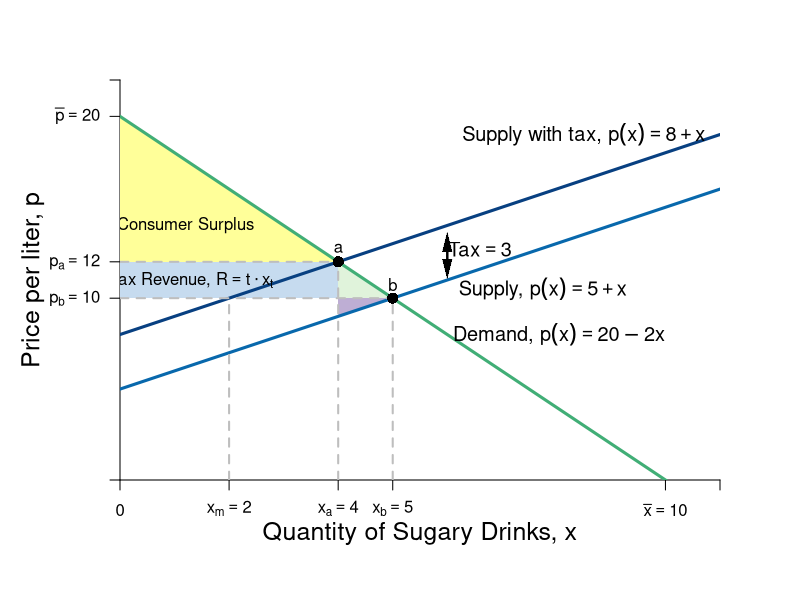

The R script that drew this image:
require(shape)
pdf(file = "indmarketdemand/sugar_tax.pdf", width = 9, height = 7)

#Set parameters for graphics
axislabelsize <- 1.5
labelsize <- 1.2
graphlinewidth <- 3
segmentlinewidth <- 2

COL <- c("#7fc97f", "#beaed4", "#fdc086", "#ffff99", "#386cb0", "#f0027f", "#bf5b17", "#666666")
COLA <- c("#e0f3db", "#99d8c9","#66c2a4","#41ae76", "#238b45", "#005824")
COLB <- c("#c6dbef", "#4eb3d3", "#2b8cbe", "#0868ac","#084081")
COLC <- c("#fcfbfd", "#efedf5", "#dadaeb", "#bcbddc", "#9e9ac8", "#807dba", "#6a51a3", "#54278f", "#3f007d")

par(mar =  c(6, 6, 4, 4))

mrsA <- function(x, rmax = 20, xmax = 10) {
  rmax - (rmax/xmax)*x
}

uA <- function(x, y, rmax = 20, xmax = 10) {
  y + rmax*x - (1/2)(rmax/xmax)*x^2
}

Qs <- function(x, tax = 0){
  x + 5 + tax
}

Qs_tax<- function(x, tax = 3){
  x + 5 + tax
}

xlims <- c(0, 11)
ylims <- c(0, 22)

npts <- 501 
x <- seq(xlims[1], xlims[2], length.out = npts)
y <- seq(ylims[1], ylims[2], length.out = npts) 
a <- c(46.08, 55, 64)
b <- c(46.08, 55, 64)

plot(0, 0, xlim = xlims, ylim = ylims, type = "n",
     xlab = expression(paste("")),
     ylab = expression(paste("")), 
     xaxt = "n", 
     yaxt = "n", 
     cex.lab = axislabelsize, 
     bty = "n",
     xaxs="i", 
     yaxs="i")

# ticksy <- seq(from = 0, to = ylims[2], by = 2)
# ylabels <- seq(from = 0, to = ylims[2], by = 2)
# ticksx <- seq(from = 0, to = xlims[2], by = 2)
# xlabels <- seq(from = 0, to = xlims[2], by = 2)
ticksy <- c(0, 10, 12, 20, ylims[2])
ylabels <- c(NA, expression(paste(p[b] == 10)), expression(paste(p[a] == 12)), expression(paste(bar(p) == 20)), NA)
ticksx <- c(0, 2, 4, 5, 10, xlims[2])
xlabels <- c(0, expression(paste(x["m"]) == 2),expression(paste(x[a]) == 4), expression(paste(x[b]) == 5), expression(paste(bar(x)==10)), NA)

axis(1, at = ticksx, pos = 0, labels = xlabels)
axis(2, at = ticksy, pos = 0, labels = ylabels, las = 1)

npts <- 500 
xx1 <- seq(xlims[1], xlims[2], length.out = npts)

# Tax Rev Q
xpoly <- c(4, 4, 5)
ypoly <- c(9, 10, 10)
polygon(x = xpoly, y = ypoly, col = COL[2], density=NULL, border = NA)

# Tax Rev P 
xpoly1 <- c(0, 4, 4, 0)
ypoly1 <- c(10, 10, 12, 12)
polygon(x = xpoly1, y = ypoly1, col = COLB[1], density=NULL, border = NA)

# DWL
xpoly2 <- c(4, 5, 4) 
ypoly2 <- c(10, 10, 12) # Change y1 to 10 to meet gray line
polygon(x = xpoly2, y = ypoly2, col = COLA[1], density=NULL, border = NA)

# CS 
xpoly3 <- c(0, 0, 4)
ypoly3 <- c(12, 20, 12)
polygon(x = xpoly3, y = ypoly3, col = COL[4], density=NULL, border = NA)


#Lines for mrs graph
lines(xx1, mrsA(xx1, rmax = 20, xmax = 10), col = COLA[4], lwd = graphlinewidth)

lines(xx1, Qs(xx1), col = COLB[4], lwd = graphlinewidth)
lines(xx1, Qs_tax(xx1), col = COLB[5], lwd = graphlinewidth)

# Market Price
segments(0, 12, 4, 12, lty = 2, col = "gray" , lwd = segmentlinewidth) 
segments(0, 10, 5, 10, lty = 2, col = "gray" , lwd = segmentlinewidth)

# Vert Seg from Q 
segments(5, 0, 5, 10, lty = 2, col = "gray" , lwd = segmentlinewidth)
segments(4, 0, 4, 12, lty = 2, col = "gray" , lwd = segmentlinewidth)

# Q*
segments(2, 0, 2, 10, lty = 2, col = "gray" , lwd = segmentlinewidth)

#Label axes
mtext(expression(paste("Quantity of Sugary Drinks, ", x)), side=1, line = 2.5, cex = axislabelsize)
text(-1.6, 0.5*ylims[2], expression(paste("Price per liter, ", p)), xpd = TRUE, cex = axislabelsize, srt = 90) 

#Label i
points(5, 10, pch = 16, col = "black", cex = 1.5)
text(5, 10.75, expression(b))

#Label g
points(4, 12, pch = 16, col = "black", cex = 1.5)
text(4, 12.75, expression(a))

#segments(4.11765, 6.17647, 5.88, 8.88, lty = 1, col = COL[2] , lwd = graphlinewidth)
text(8.5, 19, expression(paste("Supply with tax, ", p(x) == 8 + x)), cex = labelsize)
text(7.75, 10.5, expression(paste("Supply, ", p(x) == 5 + x)), cex = labelsize)
#text(7.3, 2.5, expression("Curve"))
#Arrows(7.3, 3.5, 7.3, 6.1, col = "black", lty = 1, lwd = 2, arr.type = "triangle", arr.lwd = 0.5)

#Label mrs function
text(8.05, 8, expression(paste("Demand, ", p(x) == 20 - 2*x)), cex = labelsize)
#Arrows(10, 7.5, 10, 5, col = "black", lty = 1, lwd = 2, arr.type = "triangle", arr.lwd = 0.5)

#Label satiation
#text(20, 3.5, expression(paste(x[max] == "Point")))
#text(20, 3, expression(paste("of Satiation")))
#Arrows(20, 2.5, 20, 0.5, col = "black", lty = 1, lwd = 2, arr.type = "triangle", arr.lwd = 0.5)

#Label highest willingness to pay
#text(1.25, 15, expression(paste("Consumer Surplus" )))
#text(1.25, 13.5, expression(paste(cs[t]==frac(1, 2)*bgroup("(",r[max] - p[t],")")*x)))
#text(2.5, 19, expression(paste(CS==frac(1, 2)*bgroup("(",20 - 12,")")*4, phantom()== 16)))
#Arrows(2, 18, 2, 13, col = "black", lty = 1, lwd = 2, arr.type = "triangle", arr.lwd = 0.5)

#Label tax revenue
text(1.3, 11, expression(paste("Tax Revenue, ", R==t%.%x[t])))
#text(3.5, 18, expression(paste(CS==frac(1, 2)*bgroup("(",r[max] - p,")")*x)))
#text(2, 2, expression(paste()))
#text(2.5, 0.75, expression(paste(R==2*bgroup("(",12 - 10,")")*4, phantom()== 8)))
#Arrows(2, 4, 2, 10.75, col = "black", lty = 1, lwd = 2, arr.type = "triangle", arr.lwd = 0.5)

#Label deadweight loss
#text(4.25, 17, expression("Deadweight Loss"))
#text(3.5, 18, expression(paste(CS==frac(1, 2)*bgroup("(",r[max] - p,")")*x)))
#text(4.25, 15.5, expression(paste(dwl==frac(1,2)*bgroup("(",x[nt] - x[t],")")*t)))
#text(4.5, 14.5, expression(paste(DWL==frac(1,2)*bgroup("(",12 - 10,")")*bgroup("(",5 - 4,")"), phantom()== 1)))
Arrows(6, 11.6, 6, 13.1, col = "black", lty = 1, lwd = 2, arr.type = "triangle", arr.lwd = 0.2)
Arrows(6, 13.1, 6, 11.6, col = "black", lty = 1, lwd = 2, arr.type = "triangle", arr.lwd = 0.2)
text(6.6, 12.7, expression(paste("Tax" == 3)), cex = labelsize)

# Label CS
text(1.2, 14, expression(paste("Consumer Surplus")))


dev.off()
